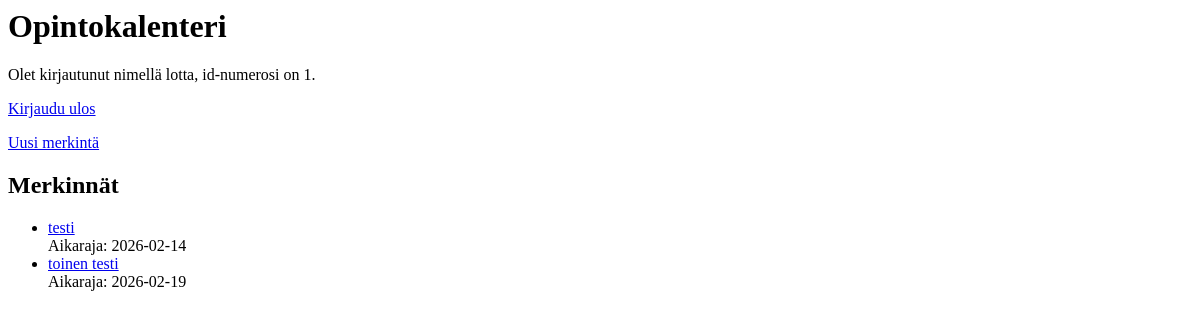
Page / (signed in) on the earlier database version.
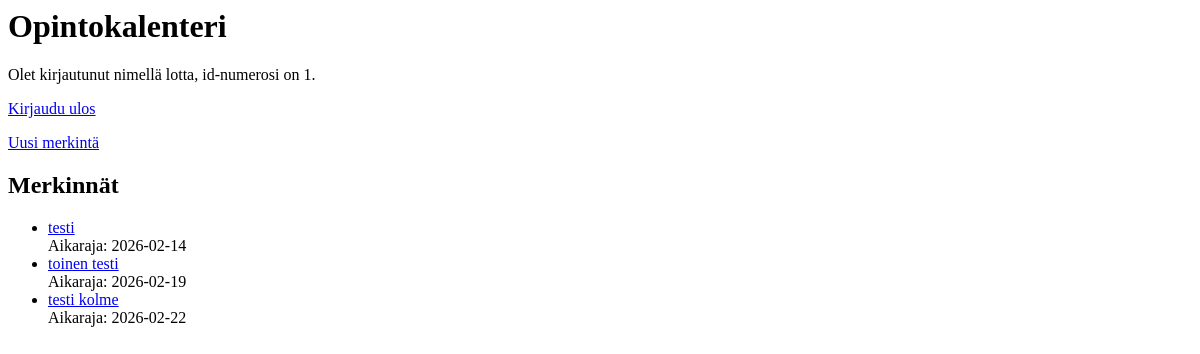
Same page on the later database version.
### tables this page shows
CREATE TABLE entries (
    id INTEGER PRIMARY KEY,
    title TEXT,
    description TEXT,
    date DATE,
    user_id INTEGER REFERENCES users
    
);

### app.py (the view)
@app.route("/")
def index():
    if "user_id" not in session:
        return render_template("index.html", all_entries=[])
    all_entries = entries.get_entries_by_user(session["user_id"])
    return render_template("index.html", all_entries=all_entries)

### db.py (called while the page is built)
def get_connection():
    con = sqlite3.connect("database.db")
    con.execute("PRAGMA foreign_keys = ON")
    con.row_factory = sqlite3.Row
    return con

def query(sql, params=[]):
    con = get_connection()
    result = con.execute(sql, params).fetchall()
    con.close()
    return result

### entry/entries.py (called while the page is built)
def get_entries_by_user(user_id):
    sql = """SELECT id, title, date FROM entries WHERE user_id = ? ORDER BY date ASC"""
    return db.query(sql, [user_id])

### templates/index.html (shortened to what this page needs)
<html>
<head>
</head>
<body>
    <h1>Opintokalenteri</h1>
  {% if session.username %}
  <p>
    Olet kirjautunut nimellä {{ session.username }}, id-numerosi on {{ session.user_id }}.
  </p>
  <p>
    <a href="/logout">Kirjaudu ulos</a>
  </p>
  <p>
    <a href="/new_entry">Uusi merkintä</a>
  </p>
  <h2>Merkinnät</h2>
  <ul>
    {% for entry in all_entries %}
      <li><a href="/entry/{{ entry.id }}">
        {{ entry.title }}</a><br>
        Aikaraja: {{ entry.date }}</li>
    {% else %}
      <li>Ei merkintöjä.</li>
    {% endfor %}
  </ul>
  {% endif %}
</body>
</html>

Differences in the rows shown:
added entries: title "testi kolme", date "2026-02-22"
